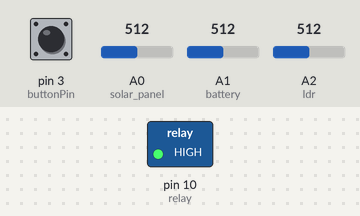
Recording of a sketch running on a simulated Arduino Uno, built with avr-gcc and run on an emulated ATmega328P. Shown: switched loads named in the sketch (green lamp = pin HIGH). Inputs (shaded band) come from the test bench; at power-on: A1 (battery) = 512, pin 3 (buttonPin) HIGH, A0 (solar_panel) = 512, A2 (ldr) = 512. Pins used as bus, display or sensor lines are not drawn.

Above: at 1.8 s.
1.9 s: A1 (battery) set to 744
3.4 s: A1 (battery) set to 773
At 5.1 s:
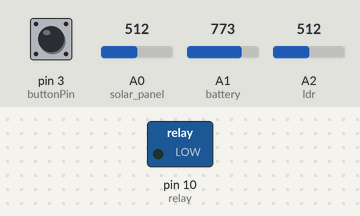
5.5 s: A1 (battery) set to 739
7.2 s: A1 (battery) set to 711
At 8.4 s:
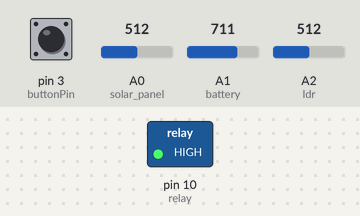
9.5 s: A1 (battery) set to 810
At 11.2 s:
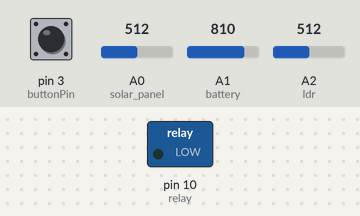
Timing chart, 0 to 12.5 s (numbered marks = the images above; inputs shaded):
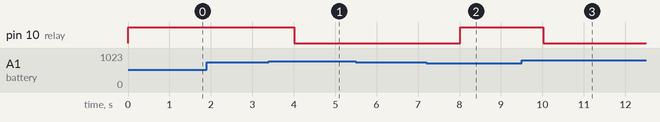

Measured:
- the behaviour switches between 759 and 760 on A1 (battery) (found by bisection; images 0 and 1)
- the behaviour switches between 721 and 720 on A1 (battery) (found by bisection; images 1 and 2)
- after the input at 1.9 s, every drawn part: stays the same
- after the input at 3.4 s, pin 10 (relay): HIGH → LOW after 0.61 s
- after the input at 5.5 s, every drawn part: stays the same
- after the input at 7.2 s, pin 10 (relay): LOW → HIGH after 0.81 s
- after the input at 9.5 s, pin 10 (relay): HIGH → LOW after 0.52 s

The sketch:

Postbox_thingy.ino
```cpp
#include <EEPROM.h>

#define relay 10
int solar_panel = A0;
int battery = A1;
int ldr = A2;
int pullup_ldr = 2;
int buttonPin = 3;
#define relay_on   LOW
#define relay_off  HIGH
#define correction_factor  1.05
int buttonState = 0;
int light_threshold = 800;
 int eeAddress = 0;

void setup() {
  pinMode(relay, OUTPUT);
  pinMode(pullup_ldr, OUTPUT);
  pinMode(buttonPin, INPUT_PULLUP);
  Turn_5V_supply_off();
  light_threshold = (EEPROM.read(eeAddress) << 8) + EEPROM.read(eeAddress + 1);   // Get stored value out of EEPROM
}

void Turn_5V_supply_on()
{
   digitalWrite(relay, relay_on);
}

void Turn_5V_supply_off()
{
   digitalWrite(relay, relay_off);
}


void loop() {
  digitalWrite(pullup_ldr, 1);  // Apply 5V to LDR so we can measure it
  float solarVoltage= analogRead(solar_panel) * (5.0 / 1023.0) * correction_factor;
  float batteryVoltage= analogRead(battery) * (5.0 / 1023.0) * correction_factor;
  int ldr_value= analogRead(ldr);
  digitalWrite(pullup_ldr, 0);  // Remove pullup to conserve power
  buttonState = digitalRead(buttonPin);

  Serial.print("solar = "); Serial.print(solarVoltage);Serial.print("  batt = ");Serial.print(batteryVoltage);Serial.print("  ldr = ");Serial.print(ldr_value); Serial.print("  pb = ");Serial.print(buttonState); Serial.print(" ");

  if (buttonState == 0) {
     // button pressed
     light_threshold = ldr_value - 10;  // the extra 10 is just for debounce
     EEPROM.write(eeAddress, light_threshold >> 8);
     EEPROM.write(eeAddress + 1, light_threshold & 0xFF);
  }

//  if ( ldr_value > light_threshold ) {
  if ( (batteryVoltage > 3.9) && (ldr_value > light_threshold) ) {
        Turn_5V_supply_on();
        Serial.print("*");
  }
 // if ( ldr_value < light_threshold ) {
  if ( (batteryVoltage < 3.70) || (ldr_value < light_threshold) ) {
    Turn_5V_supply_off();
    Serial.print("#");
  }
  Serial.println(" ");
  delay(1000);                   // wait for a second
}
```
